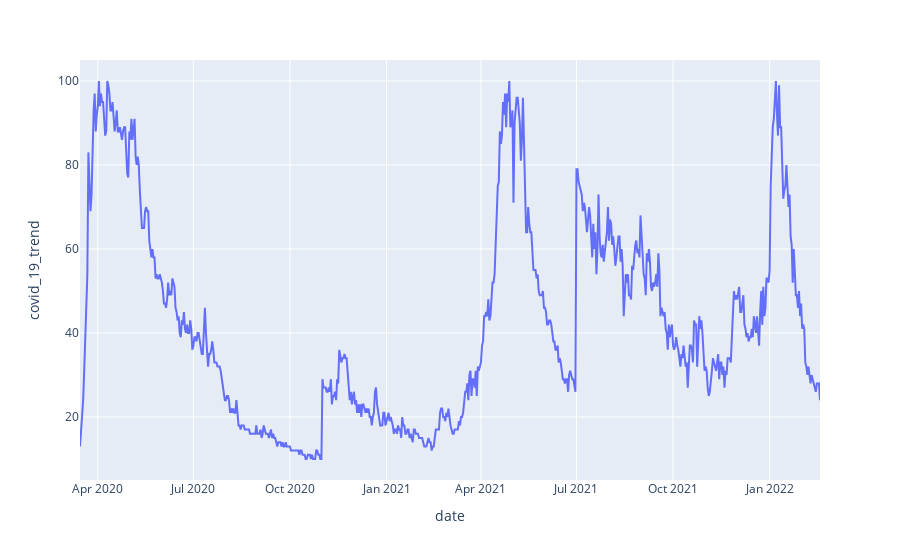

Notebook cell for this chart:
### Code cell
fig = px.line(covid_data2, x='date', y='covid_19_trend')
fig.show()

### Figure 1 — Plotly figure (JSON) as saved in the notebook; plotly's stock layout.template omitted (floating-point values rounded to 4 significant figures; data arrays with more than 128 entries replaced by an {"elided": "..."} marker saying what was removed)
{"data": [{"hovertemplate": "date=%{x}<br>covid_19_trend=%{y}<extra></extra>", "legendgroup": "", "line": {"color": "#636efa", "dash": "solid"}, "marker": {"symbol": "circle"}, "mode": "lines", "name": "", "orientation": "v", "showlegend": false, "type": "scatter", "x": {"elided": "706 str values"}, "xaxis": "x", "y": {"elided": "706 int values"}, "yaxis": "y"}], "layout": {"legend": {"tracegroupgap": 0}, "margin": {"t": 60}, "xaxis": {"anchor": "y", "domain": [0, 1], "title": {"text": "date"}}, "yaxis": {"anchor": "x", "domain": [0, 1], "title": {"text": "covid_19_trend"}}}}
